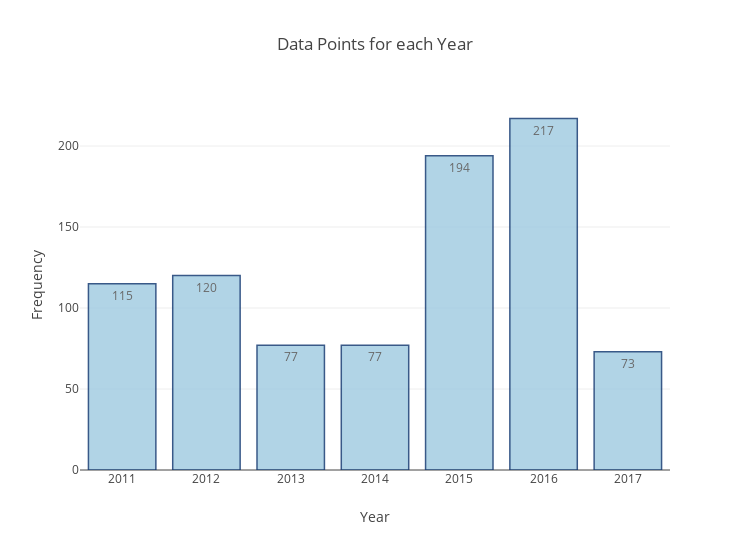

Notebook source saved alongside this figure:
### Markdown cell above
##  2. Visualize data statistics

### Code cell
count = dict(Counter(df.index.year))
key, val = [], []
for k in count:
    key.append(k)
    val.append(count[k])

trace_bar_actual = go.Bar( 
    x = key,
    y = val,
    text = val,
    textposition = 'auto',
    marker=dict(
                color='rgb(158,202,225)',
                line=dict(
                    color='rgb(8,48,107)',
                    width=1.5),
            ),
    opacity=0.8
)
layout = go.Layout(
    title='Data Points for each Year',
    height=550,
    width=750,
    yaxis= dict(title='Frequency'),
    xaxis= dict(title='Year')
)
fig = go.Figure(data=[trace_bar_actual], layout=layout)
iplot(fig)

### Figure 1 — Plotly figure (JSON) as saved in the notebook; plotly's stock layout.template omitted (floating-point values rounded to 4 significant figures)
{"data": [{"marker": {"color": "rgb(158,202,225)", "line": {"color": "rgb(8,48,107)", "width": 1.5}}, "opacity": 0.8, "text": [217, 73, 115, 120, 77, 77, 194], "textposition": "auto", "type": "bar", "uid": "17220e", "x": [2016, 2017, 2011, 2012, 2013, 2014, 2015], "y": [217, 73, 115, 120, 77, 77, 194]}], "layout": {"height": 550, "title": "Data Points for each Year", "width": 750, "xaxis": {"autorange": true, "range": [2010.0, 2018.0], "title": "Year", "type": "linear"}, "yaxis": {"autorange": true, "range": [0, 228.4], "title": "Frequency", "type": "linear"}}}
